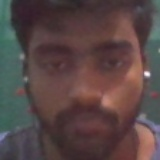
#> input picture dataset/205__Piyush/000.jpg, 160 x 160 px
$ python encode_faces.py
#> lines starting #> are read from the running program, lines starting #| are printed output that depends on the picture
### haarcascade_utils.py
from __future__ import annotations

from dataclasses import dataclass
from typing import Any

EMBEDDING_DIM = 64 * 64


@dataclass
class FaceDetectionRecord:
    location: tuple[int, int, int, int]
    score: float
    keypoints: dict[str, tuple[float, float]]
    embedding: Any | None = None


@dataclass
class HaarCascadeDetector:
    face_cascade: Any


def create_face_detector(min_detection_confidence: float = 0.0) -> HaarCascadeDetector:
    import cv2

    face_cascade = cv2.CascadeClassifier(
        cv2.data.haarcascades + "haarcascade_frontalface_default.xml"
    )

    return HaarCascadeDetector(face_cascade=face_cascade)


# ✅ SIMPLE FACE DETECTION
def detect_faces(detector: HaarCascadeDetector, rgb_image: Any, min_size: int = 40):
    import cv2

    if rgb_image is None or getattr(rgb_image, "size", 0) == 0:
        return []

    gray = cv2.cvtColor(rgb_image, cv2.COLOR_RGB2GRAY)

    faces_raw = detector.face_cascade.detectMultiScale(
        gray,
        scaleFactor=1.2,
        minNeighbors=5,
        minSize=(min_size, min_size)
    )

    faces = []

    for (x, y, w, h) in faces_raw:
        top = y
        left = x
        bottom = y + h
        right = x + w

        faces.append(
            FaceDetectionRecord(
                location=(top, right, bottom, left),
                score=1.0,  # Haar doesn't give confidence
                keypoints={},  # no landmarks
                embedding=None
            )
        )

    return faces


# ✅ NO ALIGNMENT (just crop)
# [12 lines left out: function align_face, not called in this run]


# ✅ BASIC EMBEDDING (flattened image)
def extract_embedding_from_face_crop(detector: HaarCascadeDetector, rgb_image: Any):
    import numpy as np
    import cv2

    if rgb_image is None or getattr(rgb_image, "size", 0) == 0:
        return None

    try:
        gray = cv2.cvtColor(rgb_image, cv2.COLOR_RGB2GRAY)
        resized = cv2.resize(gray, (64, 64))

        embedding = resized.flatten().astype("float32")

        norm = np.linalg.norm(embedding)
        if norm == 0:
            return None

        return embedding / norm

    except Exception:
        return None


def largest_face_detection(detections):
    if not detections:
        return None

    return max(
        detections,
        key=lambda item: (item.location[1] - item.location[3]) *
                         (item.location[2] - item.location[0]),
    )

### database.py
from __future__ import annotations

import csv
import re
import sqlite3
from datetime import date, datetime, timedelta
from pathlib import Path
from typing import Any

from storage_paths import ATTENDANCE_CSV, DB_PATH, ensure_runtime_dirs

CSV_HEADER = ["date", "student_id", "student_name", "time", "status"]
STUDENT_ID_PATTERN = re.compile(r"^[A-Za-z0-9_-]{1,50}$")


def get_connection(db_path: Path = DB_PATH) -> sqlite3.Connection:
    ensure_runtime_dirs()
    connection = sqlite3.connect(db_path)
    connection.row_factory = sqlite3.Row
    connection.execute("PRAGMA foreign_keys = ON")
    return connection


def initialize_database(db_path: Path = DB_PATH) -> None:
    with get_connection(db_path) as connection:
        connection.executescript(
            """
            CREATE TABLE IF NOT EXISTS students (
                id TEXT PRIMARY KEY,
                name TEXT NOT NULL,
                image_dir TEXT,
                encoding_count INTEGER NOT NULL DEFAULT 0,
                created_at TEXT NOT NULL,
                updated_at TEXT NOT NULL
            );

            CREATE TABLE IF NOT EXISTS attendance (
                id INTEGER PRIMARY KEY AUTOINCREMENT,
                student_id TEXT NOT NULL,
                attendance_date TEXT NOT NULL,
                attendance_time TEXT NOT NULL,
                status TEXT NOT NULL DEFAULT 'Present',
                source TEXT NOT NULL DEFAULT 'camera',
                created_at TEXT NOT NULL,
                FOREIGN KEY (student_id) REFERENCES students(id),
                UNIQUE(student_id, attendance_date)
            );
            """
        )

    ensure_attendance_csv()


def ensure_attendance_csv(csv_path: Path = ATTENDANCE_CSV) -> None:
    ensure_runtime_dirs()
    if csv_path.exists() and csv_path.stat().st_size > 0:
        return

    with csv_path.open("w", newline="", encoding="utf-8") as file:
        writer = csv.writer(file)
        writer.writerow(CSV_HEADER)


def validate_student_id(student_id: str) -> bool:
    return bool(STUDENT_ID_PATTERN.fullmatch(student_id.strip()))


def upsert_student(
    student_id: str,
    name: str,
    image_dir: str | None = None,
    encoding_count: int = 0,
    db_path: Path = DB_PATH,
) -> None:
    if not validate_student_id(student_id):
        raise ValueError(
            "Student ID must contain only letters, numbers, underscores, or hyphens and be at most 50 characters long."
        )

    now = datetime.now().isoformat(timespec="seconds")

    with get_connection(db_path) as connection:
        connection.execute(
            """
            INSERT INTO students (id, name, image_dir, encoding_count, created_at, updated_at)
            VALUES (?, ?, ?, ?, ?, ?)
            ON CONFLICT(id) DO UPDATE SET
                name = excluded.name,
                image_dir = excluded.image_dir,
                encoding_count = excluded.encoding_count,
                updated_at = excluded.updated_at
            """,
            (student_id, name, image_dir, encoding_count, now, now),
        )


# [314 lines left out: functions get_student, list_students, delete_student, mark_attendance, append_attendance_csv, list_attendance and 6 more, not called in this run]

### storage_paths.py
from __future__ import annotations

import os
from pathlib import Path

BASE_DIR = Path(__file__).resolve().parent
DATA_ROOT = Path(os.environ.get("DATA_ROOT", str(BASE_DIR))).expanduser()

DB_PATH = DATA_ROOT / "smart_attendance.db"
ATTENDANCE_CSV = DATA_ROOT / "attendance.csv"
DATASET_DIR = DATA_ROOT / "dataset"
ENCODINGS_DIR = DATA_ROOT / "encodings"
ENCODINGS_PATH = ENCODINGS_DIR / "face_encodings.pkl"


def ensure_runtime_dirs() -> None:
    DATA_ROOT.mkdir(parents=True, exist_ok=True)
    DATASET_DIR.mkdir(parents=True, exist_ok=True)
    ENCODINGS_DIR.mkdir(parents=True, exist_ok=True)

### encode_faces.py
from __future__ import annotations

import argparse
import pickle
import re
from pathlib import Path
from typing import Any

from database import initialize_database, upsert_student
from haarcascade_utils import (
    EMBEDDING_DIM,
    create_face_detector,
    detect_faces,
    extract_embedding_from_face_crop,
    largest_face_detection,
)
from storage_paths import DATASET_DIR, ENCODINGS_PATH, ensure_runtime_dirs
SUPPORTED_EXTENSIONS = {".jpg", ".jpeg", ".png"}
EXPECTED_EMBEDDING_DIM = EMBEDDING_DIM


def import_encoder_dependencies() -> tuple[Any, Any]:
    try:
        import cv2  # type: ignore
        import numpy as np  # type: ignore
    except ImportError as error:
        raise RuntimeError(
            "Missing encoder dependency. Install packages from requirements.txt before running encode_faces.py."
        ) from error

    return cv2, np


def parse_student_folder(folder_name: str) -> tuple[str, str]:
    if "__" in folder_name:
        student_id, student_name = folder_name.split("__", 1)
        return student_id.strip(), clean_name(student_name)

    match = re.match(r"^([A-Za-z0-9]+)[_-](.+)$", folder_name)
    if match:
        return match.group(1).strip(), clean_name(match.group(2))

    return folder_name.strip(), clean_name(folder_name)


def clean_name(name: str) -> str:
#> in encode_student_folder, bgr_image is the input picture: shape (160, 160, 3); mean B, G, R 69.9, 70.6, 88.5
    return name.replace("_", " ").replace("-", " ").strip()


def generate_augmented_variants(rgb_image: Any, cv2: Any, np: Any) -> list[tuple[str, Any]]:
    variants: list[tuple[str, Any]] = [("original", rgb_image)]

    darker = cv2.convertScaleAbs(rgb_image, alpha=0.78, beta=-18)
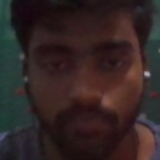
#> darker: shape (160, 160, 3); mean R, G, B 51, 37, 36.5
    variants.append(("darker", darker))

    warmer = rgb_image.astype(np.float32).copy()
    warmer[:, :, 0] = np.clip(warmer[:, :, 0] * 1.10 + 8, 0, 255)
    warmer[:, :, 1] = np.clip(warmer[:, :, 1] * 0.98, 0, 255)
    warmer[:, :, 2] = np.clip(warmer[:, :, 2] * 0.90, 0, 255)
    variants.append(("warmer", warmer.astype(np.uint8)))

    darker_warmer = cv2.convertScaleAbs(warmer.astype(np.uint8), alpha=0.82, beta=-12)
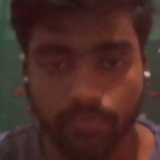
#> darker_warmer: shape (160, 160, 3); mean R, G, B 74, 44.3, 39.2
    variants.append(("darker-warmer", darker_warmer))

    return variants


def load_existing_encodings(output_path: Path) -> dict[str, list[Any]]:
    _, np = import_encoder_dependencies()
    if not output_path.exists():
        return {}

    try:
        with output_path.open("rb") as file:
            data = pickle.load(file)
    except Exception:
        return {}

    if not isinstance(data, dict):
        return {}

    sanitized: dict[str, list[Any]] = {}
    for student_id, encodings in data.items():
        if not isinstance(encodings, list):
            continue

        valid_encodings = []
        for encoding in encodings:
            array = np.asarray(encoding, dtype=np.float32).reshape(-1)
            if array.shape == (EXPECTED_EMBEDDING_DIM,):
                valid_encodings.append(array)

        if valid_encodings:
            sanitized[str(student_id)] = valid_encodings

    return sanitized


def find_target_student_folder(student_folders: list[Path], student_id: str) -> Path | None:
    for student_folder in student_folders:
        folder_student_id, _ = parse_student_folder(student_folder.name)
        if folder_student_id == student_id:
            return student_folder
    return None


def encode_student_folder(
    student_folder: Path,
    detector: object,
    cv2: object,
    np: object,
) -> tuple[str, str, list[Any], int, int]:
    student_id, student_name = parse_student_folder(student_folder.name)
    image_paths = sorted(
        path
        for path in student_folder.rglob("*")
        if path.is_file() and path.suffix.lower() in SUPPORTED_EXTENSIONS
    )

    if not image_paths:
        return student_id, student_name, [], 0, 0

    student_encodings: list[Any] = []
    failed_images = 0

    print(f"[INFO] Encoding {student_name} ({student_id}) from {len(image_paths)} image(s)")
    if len(image_paths) < 5:
        print(f"[WARNING] Only {len(image_paths)} source image(s) found for {student_name}. Aim for 5-10 images in different lighting/positions.")

    for image_path in image_paths:
        try:
            bgr_image = cv2.imread(str(image_path))
            if bgr_image is None:
                print(f"  [WARNING] Could not read {image_path.name}")
                failed_images += 1
                continue

            rgb_image = cv2.cvtColor(bgr_image, cv2.COLOR_BGR2RGB)
            variant_embeddings = 0

            for _, variant_image in generate_augmented_variants(rgb_image, cv2, np):
                detections = detect_faces(detector, variant_image, min_size=36)
                primary_face = largest_face_detection(detections)

                embedding = primary_face.embedding if primary_face is not None else None
                if embedding is None:
                    crop_source = variant_image
                    if primary_face is not None:
                        top, right, bottom, left = primary_face.location
                        crop_source = variant_image[top:bottom, left:right]
                    embedding = extract_embedding_from_face_crop(detector, crop_source)

                if embedding is None:
                    continue

                student_encodings.append(np.asarray(embedding, dtype=np.float32).reshape(-1))
                variant_embeddings += 1
#> this loop made 4 passes
#> norm in extract_embedding_from_face_crop on passes 1 to 4: 5033.1, 2831.8, 5216, 3542
#> pass 1, in detect_faces, `gray = cv2.cvtColor(rgb_image, cv2.COLOR_RGB2GRAY)`:
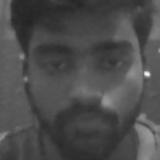
#> gray: shape (160, 160); min 36, max 245, mean 75.8
#> after the loop, student_encodings = 4 items; variant_embeddings = 4

            if variant_embeddings == 0:
                print(f"  [WARNING] No face -> {image_path.name}")
                failed_images += 1
        except Exception as error:
            print(f"  [ERROR] {image_path.name}: {error}")
            failed_images += 1

    return student_id, student_name, student_encodings, len(image_paths), failed_images


def generate_face_encodings(
    dataset_dir: Path = DATASET_DIR,
    output_path: Path = ENCODINGS_PATH,
    student_id: str | None = None,
    rebuild_all: bool = False,
) -> None:
    cv2, np = import_encoder_dependencies()
    ensure_runtime_dirs()
    initialize_database()
    detector = create_face_detector()

    if not dataset_dir.exists():
        raise RuntimeError(f"Dataset directory not found: {dataset_dir}")

    student_folders = sorted(path for path in dataset_dir.iterdir() if path.is_dir())
    if not student_folders:
        raise RuntimeError(f"No student folders found in {dataset_dir}")

    encodings_by_id: dict[str, list[Any]] = {} if rebuild_all else load_existing_encodings(output_path)
    total_images = 0
    failed_images = 0
    students_encoded = 0

    if student_id:
        target_folder = find_target_student_folder(student_folders, student_id)
        if target_folder is None:
            raise RuntimeError(f"No dataset folder found for student ID {student_id}")
        student_folders = [target_folder]

    for student_folder in student_folders:
        current_student_id, student_name, student_encodings, image_count, student_failed_images = encode_student_folder(
            student_folder=student_folder,
            detector=detector,
            cv2=cv2,
            np=np,
        )

        if image_count == 0:
            if rebuild_all:
                print(f"[WARNING] No images found for {student_folder.name}")
            continue

        failed_images += student_failed_images
        total_images += len(student_encodings)

        if not student_encodings:
            print(f"[WARNING] No valid encodings generated for {student_folder.name}")
            continue

        encodings_by_id[current_student_id] = student_encodings
        upsert_student(
            student_id=current_student_id,
            name=student_name,
            image_dir=str(student_folder),
            encoding_count=len(student_encodings),
        )
        students_encoded += 1
        print(f"[SUCCESS] Saved {len(student_encodings)} Haar embedding(s) for {student_name}")

    if not encodings_by_id:
        raise RuntimeError("No encodings generated")

    if student_id and students_encoded == 0:
        raise RuntimeError(f"No valid encodings were generated for student {student_id}")

    output_path.parent.mkdir(parents=True, exist_ok=True)
    with output_path.open("wb") as file:
        pickle.dump(encodings_by_id, file)

    print("\n===== DONE =====")
    print("Students:", len(encodings_by_id))
    print("Encoded:", total_images)
    print("Failed:", failed_images)
    print("Saved to:", output_path)


def build_parser() -> argparse.ArgumentParser:
    parser = argparse.ArgumentParser(description="Generate face embeddings from the dataset folder.")
    parser.add_argument("--dataset", type=Path, default=DATASET_DIR)
    parser.add_argument("--output", type=Path, default=ENCODINGS_PATH)
    parser.add_argument("--student-id", type=str, default=None)
    parser.add_argument("--rebuild-all", action="store_true")
    return parser


if __name__ == "__main__":
    args = build_parser().parse_args()
    generate_face_encodings(
        dataset_dir=args.dataset,
        output_path=args.output,
        student_id=args.student_id,
        rebuild_all=args.rebuild_all,
    )

$ run again, on dataset/205__Piyush/002.jpg
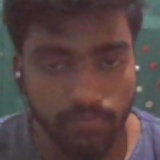
#> input picture dataset/205__Piyush/002.jpg, 160 x 160 px
#> in encode_student_folder, bgr_image is the input picture: shape (160, 160, 3); mean B, G, R 69, 69.4, 87.5
#> in generate_augmented_variants, `darker_warmer = cv2.convertScaleAbs(warmer.astype(np.uint8), alpha=0.8..`:
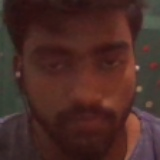
#> darker_warmer: shape (160, 160, 3); mean R, G, B 73.1, 43.4, 38.6
#> the loop in encode_student_folder, `for _, variant_image in generate_augmented_variants(rgb_image, cv2, np):` made 4 passes
#> (faces_raw in detect_faces, top, right, bottom, left, norm in extract_embedding_from_face_crop) on passes 1 to 2: ([[10, 10, 145, 145]], 10, 155, 155, 10, 4961.4), ([[10, 10, 145, 145]], 10, 155, 155, 10, 2772.6)
#> pass 1, in detect_faces, `gray = cv2.cvtColor(rgb_image, cv2.COLOR_RGB2GRAY)`:
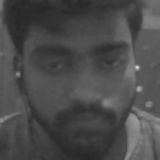
#> gray: shape (160, 160); min 37, max 215, mean 74.7
#> after the loop in encode_student_folder, `for _, variant_image in generate_augmented_variants(rgb_image, cv2, np):`: bottom = 155; left = 10; right = 155; student_encodings = 4 items; top = 10; variant_embeddings = 4
#> in generate_face_encodings, `current_student_id, student_name, student_encodings, image_count, stud..`: current_student_id = '205'; student_name = 'Piyush'; student_encodings = 4 items; image_count = 1; student_failed_images = 0
#> total_images = 4
#| [SUCCESS] Saved 4 Haar embedding(s) for Piyush
#| Students: 1
#| Encoded: 4
#| Failed: 0

$ run again, on dataset/205__Piyush/003.jpg
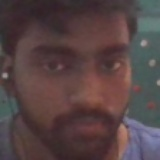
#> input picture dataset/205__Piyush/003.jpg, 160 x 160 px
#> in encode_student_folder, bgr_image is the input picture: shape (160, 160, 3); mean B, G, R 69, 68.1, 86.4
#> in generate_augmented_variants, `darker_warmer = cv2.convertScaleAbs(warmer.astype(np.uint8), alpha=0.8..`:
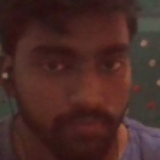
#> darker_warmer: shape (160, 160, 3); mean R, G, B 72.1, 42.3, 38.5
#> the loop in encode_student_folder, `for _, variant_image in generate_augmented_variants(rgb_image, cv2, np):` made 4 passes
#> norm in extract_embedding_from_face_crop on passes 1 to 4: 4875.2, 2705.6, 5056.5, 3408.5
#> pass 1, in detect_faces, `gray = cv2.cvtColor(rgb_image, cv2.COLOR_RGB2GRAY)`:
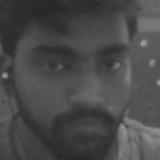
#> gray: shape (160, 160); min 38, max 160, mean 73.7
#> after the loop in encode_student_folder, `for _, variant_image in generate_augmented_variants(rgb_image, cv2, np):`: student_encodings = 4 items; variant_embeddings = 4
#> in generate_face_encodings, `current_student_id, student_name, student_encodings, image_count, stud..`: current_student_id = '205'; student_name = 'Piyush'; student_encodings = 4 items; image_count = 1; student_failed_images = 0
#> total_images = 4
#| [SUCCESS] Saved 4 Haar embedding(s) for Piyush
#| Students: 1
#| Encoded: 4
#| Failed: 0

$ run again, on dataset/205__Piyush/004.jpg
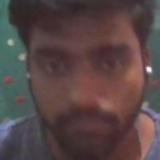
#> input picture dataset/205__Piyush/004.jpg, 160 x 160 px
#> in encode_student_folder, bgr_image is the input picture: shape (160, 160, 3); mean B, G, R 69.9, 70.3, 87.5
#> the loop in encode_student_folder, `for _, variant_image in generate_augmented_variants(rgb_image, cv2, np):` made 4 passes
#> (faces_raw in detect_faces, top, right, bottom, left, norm in extract_embedding_from_face_crop) on passes 1 to 4: ([[12, 10, 136, 136]], 10, 148, 146, 12, 4892.5), ([[11, 8, 141, 141]], 8, 152, 149, 11, 2745), ([[10, 9, 136, 136]], 9, 146, 145, 10, 5072.9), ([[12, 9, 136, 136]], 9, 148, 145, 12, 3424)
#> pass 1, in detect_faces, `gray = cv2.cvtColor(rgb_image, cv2.COLOR_RGB2GRAY)`:
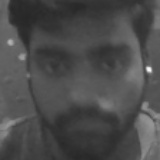
#> gray: shape (160, 160); min 39, max 246, mean 75.4
#> after the loop in encode_student_folder, `for _, variant_image in generate_augmented_variants(rgb_image, cv2, np):`:
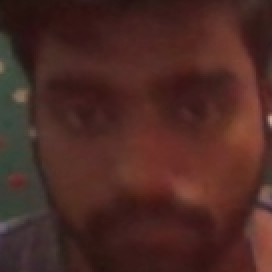
#> crop_source: shape (136, 136, 3) (shown 2 times larger); mean R, G, B 75.7, 41.8, 36.4
#> after the loop in encode_student_folder, `for _, variant_image in generate_augmented_variants(rgb_image, cv2, np):`: bottom = 145; left = 12; right = 148; student_encodings = 4 items; top = 9; variant_embeddings = 4
#> in generate_face_encodings, `current_student_id, student_name, student_encodings, image_count, stud..`: current_student_id = '205'; student_name = 'Piyush'; student_encodings = 4 items; image_count = 1; student_failed_images = 0
#> total_images = 4
#| [SUCCESS] Saved 4 Haar embedding(s) for Piyush
#| Students: 1
#| Encoded: 4
#| Failed: 0
